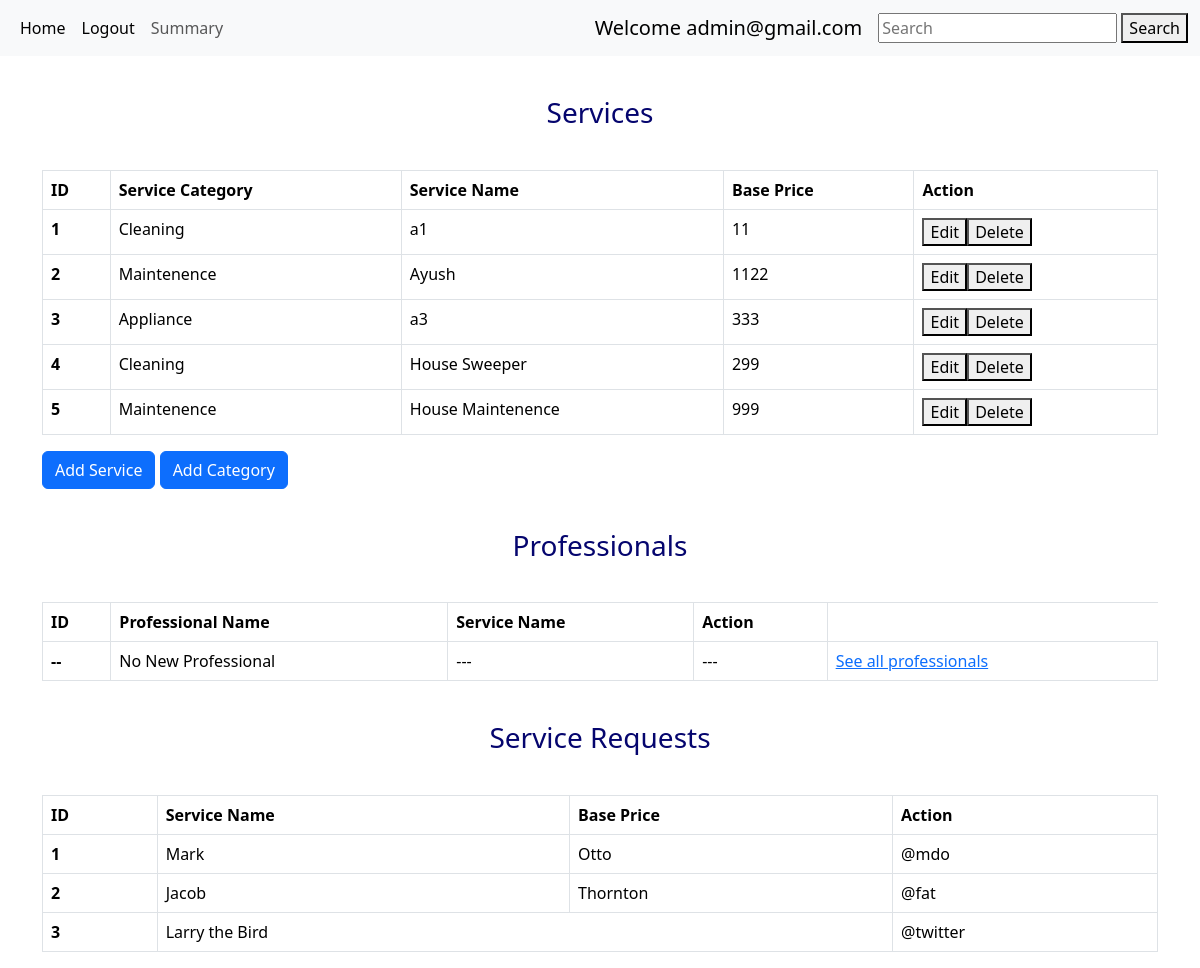
Page /admin/admin@gmail.com on the earlier database version.
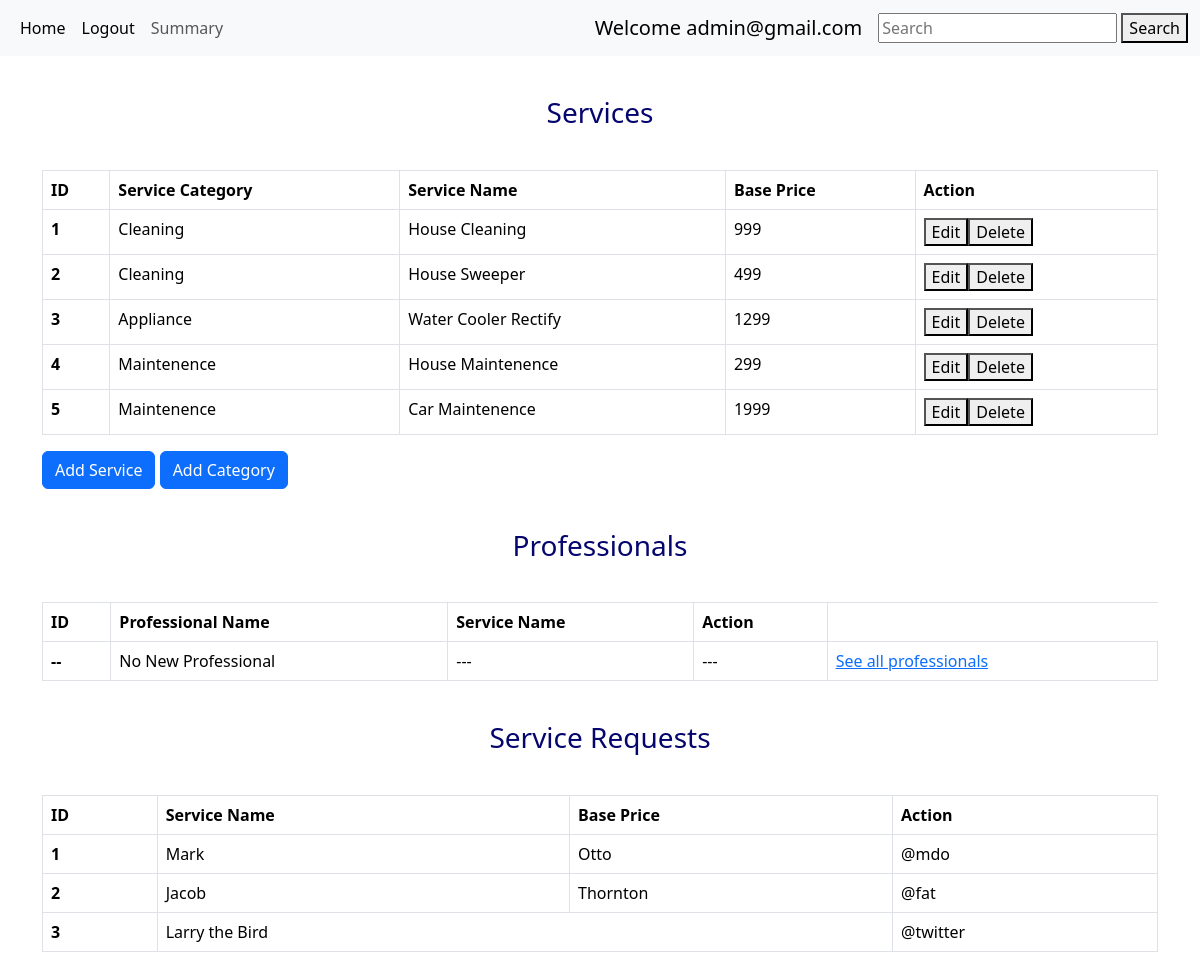
Same page on the later database version.
### models.py (models this page shows)
class Services(db.Model):
    id = db.Column(db.Integer, primary_key=True)
    c_id = db.Column(db.Integer, db.ForeignKey('category.id'),nullable=False)    #category fk
    name = db.Column(db.String(64), nullable=False)
    base_price = db.Column(db.Integer , nullable=False)
    description = db.Column(db.String(64), nullable=False)
    professional = db.relationship("Professional", backref = 'services',cascade = "all,delete",lazy = True)
    running = db.relationship("Running", backref = 'services',cascade = "all,delete",lazy = True)

class Category(db.Model):
    id = db.Column(db.Integer, primary_key=True)
    name = db.Column(db.String(64), nullable=False)
    services = db.relationship("Services", backref = 'category',cascade = "all,delete" ,lazy = True)
    running = db.relationship("Running", backref = 'category',cascade = "all,delete",lazy = True)

### routes.py (the view)
@app.route('/admin/<user>' , methods=['GET','POST'])
def admin_dashboard(user):
    return render_template('admin.html',user=user,services= get_service(),professionals = get_professional())

### routes.py (called while the page is built)
def get_service():
    services = Services.query.all()  #it will give a list of all services available, like S1,S2...
    return services  #give list

def get_professional():
    professionals = Professional.query.all()
    return professionals  #give list

### templates/admin.html (shortened to what this page needs)
{% extends 'layout.html' %}
 {% block content %}
<h3 class="center" style="text-align:center; margin-top:40px; margin-bottom:40px;">Services</h3>
<table class="table table-bordered">
  <thead>
    <tr>
      <th scope="col">ID</th>
      <th scope="col">Service Category</th>
      <th scope="col">Service Name</th>
      <th scope="col">Base Price</th>
      <th scope="col">Action</th>
    </tr>
  </thead>
  <tbody>
    {% for service in services %}
    <tr>
      <th scope="row">{{service.id}}</th>
      <td>{{service.category.name}}</td>
      <td>{{service.name}}</td>
      <td>{{service.base_price}}</td>
      <td><a href="/edit_service/{{service.id}}/{{user}}"><button type="button">Edit</button></a><a href="/delete_service/{{service.id}}/{{user}}" type="button"><button type="button">Delete</button></a></td>
    </tr>
    {% endfor %}
  </tbody>
</table>
<div>
  <a href="/admin/add_service" class="btn btn-primary">Add Service</a>
  <a href="/admin/add_category" class="btn btn-primary">Add Category</a>
</div>
<div class="container">
  <h3 class="center" style="margin-top:40px; margin-bottom:40px;">Professionals</h3>
</div>
<table class="table table-bordered">
  <thead>
    <tr>
      <th scope="col">ID</th>
      <th scope="col">Professional Name</th>
      <th scope="col">Service Name</th>
      <th scope="col">Action</th>
    </tr>
  </thead>
  <tbody>
    <tr>
      <th scope="row">--</th>
      <td>No New Professional</td>
      <td>---</td>
      <td>---</td>
      <td><a href="/admin/{{user}}/show/all_professionals">See all professionals</a></td>
    </tr>
  </tbody>
</table>
<div class="container">
  <h3 class="center" style="margin-top:40px; margin-bottom:40px;">Service Requests</h3>
</div>
<table class="table table-bordered">
  <thead>
    <tr>
      <th scope="col">ID</th>
      <th scope="col">Service Name</th>
      <th scope="col">Base Price</th>
      <th scope="col">Action</th>
    </tr>
  </thead>
  <tbody>
    <tr>
      <th scope="row">1</th>
      <td>Mark</td>
      <td>Otto</td>
      <td>@mdo</td>
    </tr>
    <tr>
      <th scope="row">2</th>
      <td>Jacob</td>
      <td>Thornton</td>
      <td>@fat</td>
    </tr>
    <tr>
      <th scope="row">3</th>
      <td colspan="2">Larry the Bird</td>
      <td>@twitter</td>
    </tr>
  </tbody>
</table>
 {% endblock %}

### templates/layout.html (shortened to what this page needs)
<!DOCTYPE html>
<html lang="en">
<head>
  <link rel="stylesheet" href="/static/styles/style.css">
  <link href="https://cdn.jsdelivr.net/npm/bootstrap@5.3.3/dist/css/bootstrap.min.css" rel="stylesheet">
</head>
<body>
  <div class="container">
    {% block content %}
    {% endblock %}
    </div>
</body>
</html>

### templates/navbar.html
{% block content %}
<nav class="navbar navbar-expand-lg bg-body-tertiary">
  <div class="container-fluid">
    <div class="collapse navbar-collapse" id="navbarSupportedContent">
      <ul class="navbar-nav me-auto mb-2 mb-lg-0">
        <li class="nav-item">
          <a class="nav-link active" aria-current="page" href="/admin/{{user}}">Home</a>
        </li>
        <li class="nav-item">
          <a class="nav-link active" aria-current="page" href="/">Logout</a>
        </li>
        <li class="nav-item">
          <a class="nav-link" href="/admin/{{user}}/summary">Summary</a>
        </li>
      </ul>
      <a class="navbar-brand" href="#">Welcome {{user}}</a>
    </div>
    <form action="/search/{{user}}" class="form-inline my-2 my-lg-0" method="POST">
      <input class="mr-sm-2" type="search" name="search_txt" placeholder="Search">
      <button type="submit">Search</button>
    </form>
  </div>
</nav>
{% endblock %}

### static/styles/style.css (style rules this page uses)
* { margin: 0px; }
.center { text-align: center; margin: auto; margin-top: 10px; color: rgb(5, 5, 110); }

Differences in the rows shown:
changed Services id 1: name "a1" → "House Cleaning"; base_price "11" → "999"
changed Services id 2: category.name "Maintenence" → "Cleaning"; name "Ayush" → "House Sweeper"; base_price "1122" → "499"
changed Services "Appliance": name "a3" → "Water Cooler Rectify"; base_price "333" → "1299"
changed Services id 4: category.name "Cleaning" → "Maintenence"; name "House Sweeper" → "House Maintenence"
changed Services id 5: name "House Maintenence" → "Car Maintenence"; base_price "999" → "1999"
